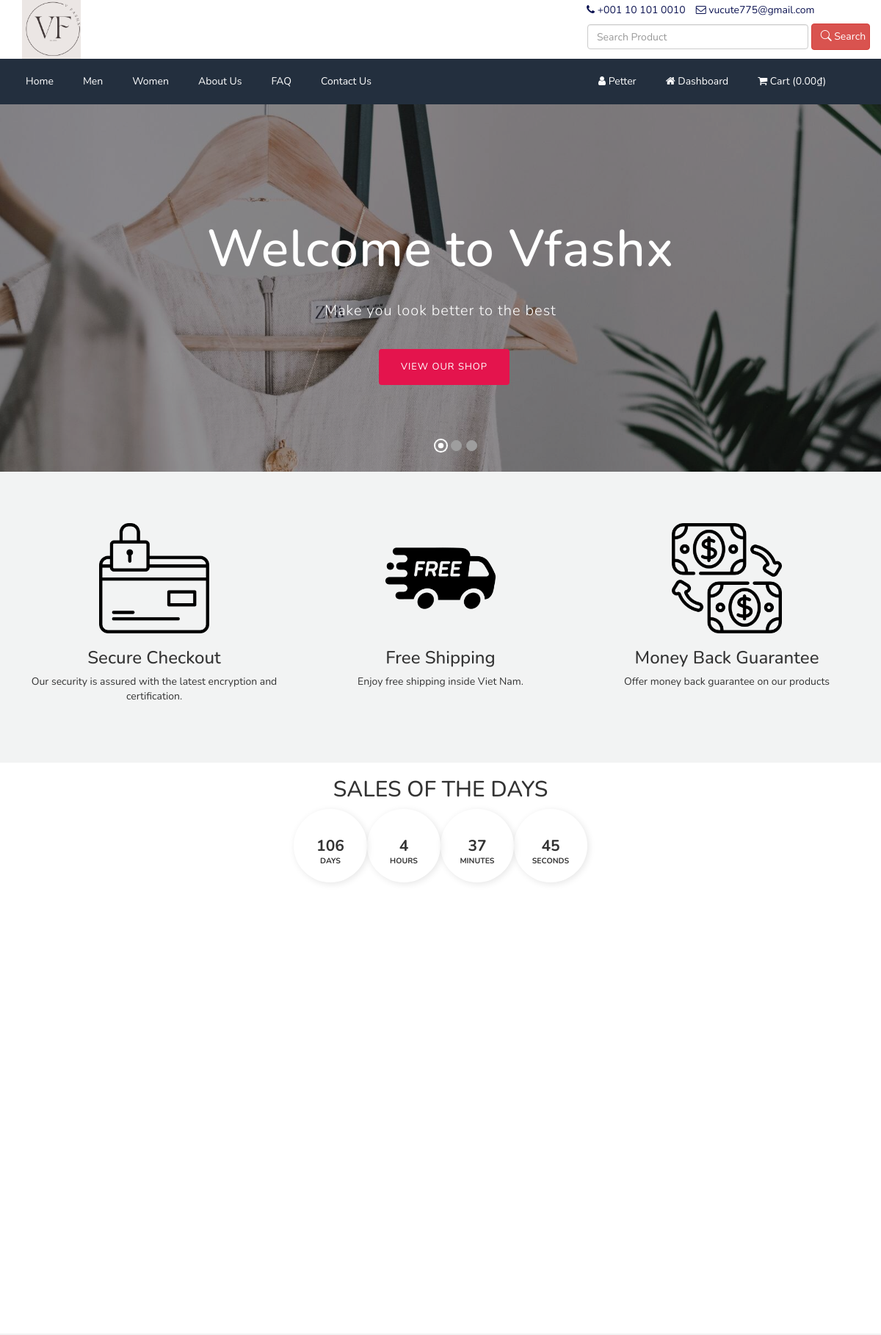
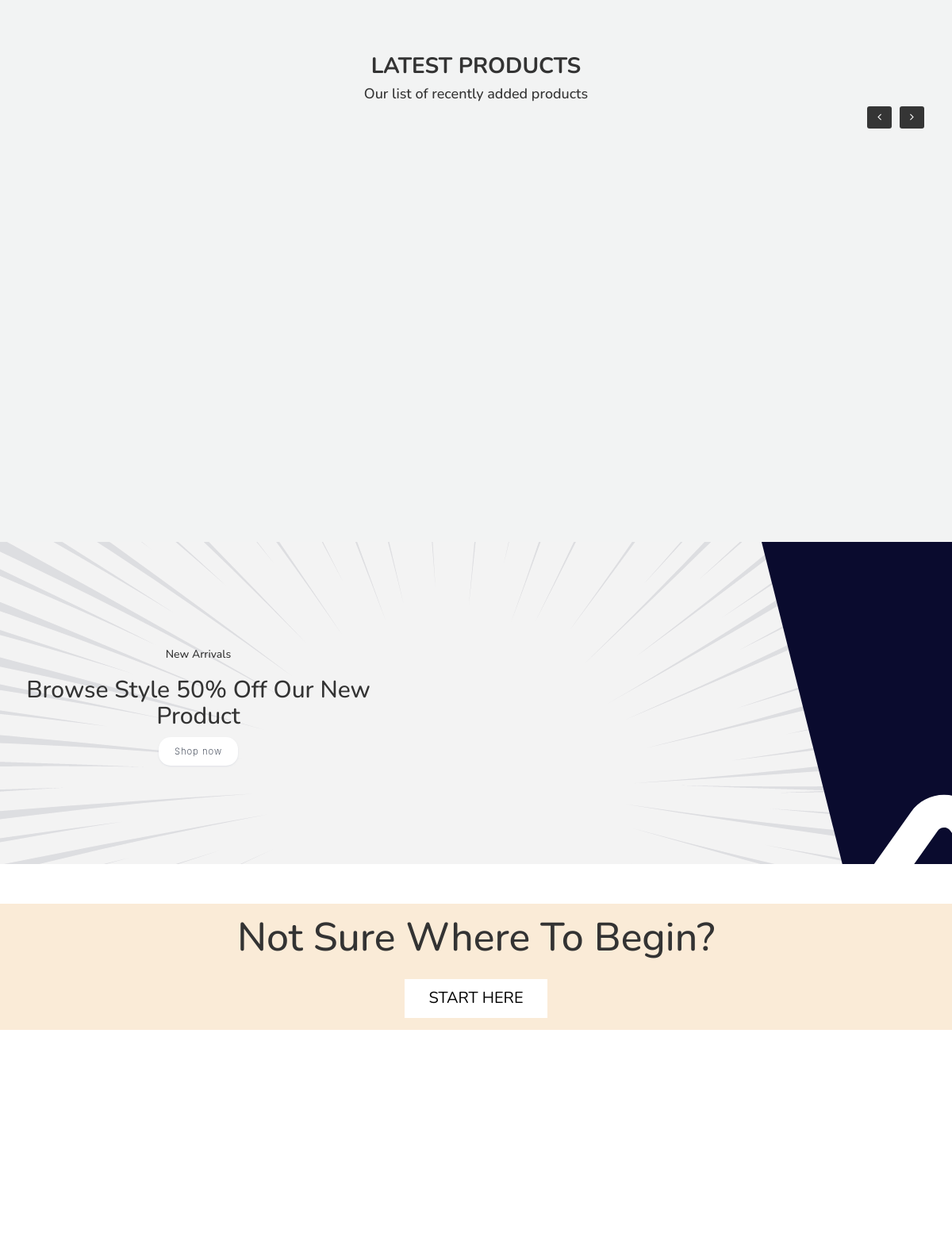
The app's page /vfashx/index.php (signed in, upper part) with its own data (2 pictures, top to bottom).
### tables this page shows
CREATE TABLE `tbl_settings` (
  `id` int(11) NOT NULL,
  `logo` varchar(255) NOT NULL,
  `favicon` varchar(255) NOT NULL,
  `footer_about` text NOT NULL,
  `footer_copyright` text NOT NULL,
  `contact_address` text NOT NULL,
  `contact_email` varchar(255) NOT NULL,
  `contact_phone` varchar(255) NOT NULL,
  `contact_fax` varchar(255) NOT NULL,
  `contact_map_iframe` text NOT NULL,
  `receive_email` varchar(255) NOT NULL,
  `receive_email_subject` varchar(255) NOT NULL,
  `receive_email_thank_you_message` text NOT NULL,
  `forget_password_message` text NOT NULL,
  `total_recent_post_footer` int(10) NOT NULL,
  `total_popular_post_footer` int(10) NOT NULL,
  `total_recent_post_sidebar` int(11) NOT NULL,
  `total_popular_post_sidebar` int(11) NOT NULL,
  `total_featured_product_home` int(11) NOT NULL,
  `total_latest_product_home` int(11) NOT NULL,
  `total_popular_product_home` int(11) NOT NULL,
  `meta_title_home` text NOT NULL,
  `meta_keyword_home` text NOT NULL,
  `meta_description_home` text NOT NULL,
  `banner_login` varchar(255) NOT NULL,
  `banner_registration` varchar(255) NOT NULL,
  `banner_forget_password` varchar(255) NOT NULL,
  `banner_reset_password` varchar(255) NOT NULL,
  `banner_search` varchar(255) NOT NULL,
  `banner_cart` varchar(255) NOT NULL,
  `banner_checkout` varchar(255) NOT NULL,
  `banner_product_category` varchar(255) NOT NULL,
  `banner_blog` varchar(255) NOT NULL,
  `cta_title` varchar(255) NOT NULL,
  `cta_content` text NOT NULL,
  `cta_read_more_text` varchar(255) NOT NULL,
  `cta_read_more_url` varchar(255) NOT NULL,
  `cta_photo` varchar(255) NOT NULL,
  `featured_product_title` varchar(255) NOT NULL,
  `featured_product_subtitle` varchar(255) NOT NULL,
  `latest_product_title` varchar(255) NOT NULL,
  `latest_product_subtitle` varchar(255) NOT NULL,
  `popular_product_title` varchar(255) NOT NULL,
  `popular_product_subtitle` varchar(255) NOT NULL,
  `testimonial_title` varchar(255) NOT NULL,
  `testimonial_subtitle` varchar(255) NOT NULL,
  `testimonial_photo` varchar(255) NOT NULL,
  `blog_title` varchar(255) NOT NULL,
  `blog_subtitle` varchar(255) NOT NULL,
  `newsletter_text` text NOT NULL,
  `paypal_email` varchar(255) NOT NULL,
  `stripe_public_key` varchar(255) NOT NULL,
  `stripe_secret_key` varchar(255) NOT NULL,
  `bank_detail` text NOT NULL,
  `before_head` text NOT NULL,
  `after_body` text NOT NULL,
  `before_body` text NOT NULL,
  `home_service_on_off` int(11) NOT NULL,
  `home_welcome_on_off` int(11) NOT NULL,
  `home_featured_product_on_off` int(11) NOT NULL,
  `home_latest_product_on_off` int(11) NOT NULL,
  `home_popular_product_on_off` int(11) NOT NULL,
  `home_testimonial_on_off` int(11) NOT NULL,
  `home_blog_on_off` int(11) NOT NULL,
  `newsletter_on_off` int(11) NOT NULL,
  `ads_above_welcome_on_off` int(1) NOT NULL,
  `ads_above_featured_product_on_off` int(1) NOT NULL,
  `ads_above_latest_product_on_off` int(1) NOT NULL,
  `ads_above_popular_product_on_off` int(1) NOT NULL,
  `ads_above_testimonial_on_off` int(1) NOT NULL,
  `ads_category_sidebar_on_off` int(1) NOT NULL
);

CREATE TABLE `tbl_top_category` (
  `tcat_id` int(11) NOT NULL,
  `tcat_name` varchar(255) NOT NULL,
  `show_on_menu` int(1) NOT NULL
);

CREATE TABLE `tbl_page` (
  `id` int(11) NOT NULL,
  `about_title` varchar(255) NOT NULL,
  `about_content` text NOT NULL,
  `about_banner` varchar(255) NOT NULL,
  `about_meta_title` varchar(255) NOT NULL,
  `about_meta_keyword` text NOT NULL,
  `about_meta_description` text NOT NULL,
  `faq_title` varchar(255) NOT NULL,
  `faq_banner` varchar(255) NOT NULL,
  `faq_meta_title` varchar(255) NOT NULL,
  `faq_meta_keyword` text NOT NULL,
  `faq_meta_description` text NOT NULL,
  `blog_title` varchar(255) NOT NULL,
  `blog_banner` varchar(255) NOT NULL,
  `blog_meta_title` varchar(255) NOT NULL,
  `blog_meta_keyword` text NOT NULL,
  `blog_meta_description` text NOT NULL,
  `contact_title` varchar(255) NOT NULL,
  `contact_banner` varchar(255) NOT NULL,
  `contact_meta_title` varchar(255) NOT NULL,
  `contact_meta_keyword` text NOT NULL,
  `contact_meta_description` text NOT NULL,
  `pgallery_title` varchar(255) NOT NULL,
  `pgallery_banner` varchar(255) NOT NULL,
  `pgallery_meta_title` varchar(255) NOT NULL,
  `pgallery_meta_keyword` text NOT NULL,
  `pgallery_meta_description` text NOT NULL,
  `vgallery_title` varchar(255) NOT NULL,
  `vgallery_banner` varchar(255) NOT NULL,
  `vgallery_meta_title` varchar(255) NOT NULL,
  `vgallery_meta_keyword` text NOT NULL,
  `vgallery_meta_description` text NOT NULL
);

CREATE TABLE `tbl_slider` (
  `id` int(11) NOT NULL,
  `photo` varchar(255) NOT NULL,
  `heading` varchar(255) NOT NULL,
  `content` text NOT NULL,
  `button_text` varchar(255) NOT NULL,
  `button_url` varchar(255) NOT NULL,
  `position` varchar(255) NOT NULL
);

CREATE TABLE `tbl_service` (
  `id` int(11) NOT NULL,
  `title` varchar(255) NOT NULL,
  `content` text NOT NULL,
  `photo` varchar(255) NOT NULL
);

### vfashx/index.php (the view, shortened to what the rows shown need)
<?php require_once('header.php'); ?>
<?php
$statement = $pdo->prepare("SELECT * FROM tbl_settings WHERE id=1");
$statement->execute();
$result = $statement->fetchAll(PDO::FETCH_ASSOC);
foreach ($result as $row) {
    $latest_product_title = $row['latest_product_title'];
    $latest_product_subtitle = $row['latest_product_subtitle'];
    $home_service_on_off = $row['home_service_on_off'];
    $home_latest_product_on_off = $row['home_latest_product_on_off'];
}
?>
<div id="bootstrap-touch-slider" class="carousel bs-slider fade control-round indicators-line" data-ride="carousel" data-pause="hover" data-interval="false">
    <ol class="carousel-indicators">
        <?php
        $i = 0;
        $statement = $pdo->prepare("SELECT * FROM tbl_slider");
        $statement->execute();
        $result = $statement->fetchAll(PDO::FETCH_ASSOC);
        foreach ($result as $row) {
        ?>
            <li data-target="#bootstrap-touch-slider" data-slide-to="<?php echo $i; ?>" <?php if ($i == 0) {
                                                                                            echo 'class="active"';
                                                                                        } ?>></li>
        <?php
            $i++;
        }
        ?>
    </ol>
    <div class="carousel-inner" role="listbox">
        <?php
        $i = 0;
        $statement = $pdo->prepare("SELECT * FROM tbl_slider");
        $statement->execute();
        $result = $statement->fetchAll(PDO::FETCH_ASSOC);
        foreach ($result as $row) {
        ?>
            <div class="item <?php if ($i == 0) {
                                    echo 'active';
                                } ?>" style="background-image:url(assets/uploads/<?php echo $row['photo']; ?>);">
                <div class="bs-slider-overlay"></div>
                <div class="container">
                    <div class="row">
                        <div class="slide-text <?php if ($row['position'] == 'Left') {
                                                    echo 'slide_style_left';
                                                } elseif ($row['position'] == 'Center') {
                                                    echo 'slide_style_center';
                                                } elseif ($row['position'] == 'Right') {
                                                    echo 'slide_style_right';
                                                } ?>">
                            <h1 data-animation="animated <?php if ($row['position'] == 'Left') {
                                                                echo 'zoomInLeft';
                                                            } elseif ($row['position'] == 'Center') {
                                                                echo 'flipInX';
                                                            } elseif ($row['position'] == 'Right') {
                                                                echo 'zoomInRight';
                                                            } ?>"><?php echo $row['heading']; ?></h1>
                            <p data-animation="animated <?php if ($row['position'] == 'Left') {
                                                            echo 'fadeInLeft';
                                                        } elseif ($row['position'] == 'Center') {
                                                            echo 'fadeInDown';
                                                        } elseif ($row['position'] == 'Right') {
                                                            echo 'fadeInRight';
                                                        } ?>"><?php echo nl2br($row['content']); ?></p>
                            <a href="<?php echo $row['button_url']; ?>" target="_blank" class="btn btn-primary" data-animation="animated <?php if ($row['position'] == 'Left') {
                                                                                                                                                echo 'fadeInLeft';
                                                                                                                                            } elseif ($row['position'] == 'Center') {
                                                                                                                                                echo 'fadeInDown';
                                                                                                                                            } elseif ($row['position'] == 'Right') {
                                                                                                                                                echo 'fadeInRight';
                                                                                                                                            } ?>"><?php echo $row['button_text']; ?></a>
                        </div>
                    </div>
                </div>
            </div>
        <?php
            $i++;
        }
        ?>
    </div>
</div>
<?php if ($home_service_on_off == 1) : ?>
    <div class="service bg-gray">
        <div class="container">
            <div class="row">
                <?php
                $statement = $pdo->prepare("SELECT * FROM tbl_service");
                $statement->execute();
                $result = $statement->fetchAll(PDO::FETCH_ASSOC);
                foreach ($result as $row) {
                ?>
                    <div class="col-md-4">
                        <div class="item">
                            <div class="photo"><img src="assets/uploads/<?php echo $row['photo']; ?>" width="150px" alt="<?php echo $row['title']; ?>"></div>
                            <h3><?php echo $row['title']; ?></h3>
                            <p>
                                <?php echo nl2br($row['content']); ?>
                            </p>
                        </div>
                    </div>
                <?php
                }
                ?>
            </div>
        </div>
    </div>
<?php endif; ?>
<div class="py-5">
    <div class="container">
        <div class="row">
            <div class="col-md-12 ">
                <div class="py-1">
                    <div class="mx-auto">
                        <div class="rounded bg-gradient-1 text-dark p-5 text-center">
                            <h2 class="mb-4 font-weight-bold text-uppercase">SALES Of The days </h2>
                        </div>
                    </div>
                </div>
            </div>
        </div>
    </div>
</div>
<?php if ($home_latest_product_on_off == 1) : ?>
    <div class="product bg-gray pt_70 pb_30">
        <div class="container">
            <div class="row">
                <div class="col-md-12">
                    <div class="headline">
                        <h2><?php echo $latest_product_title; ?></h2>
                        <h3><?php echo $latest_product_subtitle; ?></h3>
                    </div>
                </div>
            </div>
            <div class="row  ">
                <div class="col-md-12">
                    <div class="product-carousel">
                    </div>
                </div>
            </div>
        </div>
    </div>
<?php endif; ?>
<div class="py-5" style="background-image:url('assets/img/background.png'); width: 100%; height:100%px;margin-bottom: 50px;">
    <div class="nd_video">
        <div class="nd_video1">
            <h2>Browse Style 50% Off Our New Product</h2>
        </div>
    </div>
</div>
<?php require_once('footer.php'); ?>

### vfashx/header.php (shortened to what the rows shown need)
<?php
include("admin/inc/config.php");
$statement = $pdo->prepare("SELECT * FROM tbl_settings WHERE id=1");
$statement->execute();
$result = $statement->fetchAll(PDO::FETCH_ASSOC);
foreach ($result as $row) {
	$logo = $row['logo'];
	$contact_email = $row['contact_email'];
	$contact_phone = $row['contact_phone'];
}
?>
<!DOCTYPE html>
<html lang="en">
<head>
	<link rel="stylesheet" href="assets/css/custom.css">
	<link rel="stylesheet" href="assets/css/bootstrap.min.css">
	<link rel="stylesheet" href="assets/css/font-awesome.min.css">
	<link rel="stylesheet" href="assets/css/owl.carousel.min.css">
	<link rel="stylesheet" href="assets/css/owl.theme.default.min.css">
	<link rel="stylesheet" href="assets/css/jquery.bxslider.min.css">
	<link rel="stylesheet" href="assets/css/magnific-popup.css">
	<link rel="stylesheet" href="assets/css/rating.css">
	<link rel="stylesheet" href="assets/css/spacing.css">
	<link rel="stylesheet" href="assets/css/bootstrap-touch-slider.css">
	<link rel="stylesheet" href="assets/css/animate.min.css">
	<link rel="stylesheet" href="assets/css/tree-menu.css">
	<link rel="stylesheet" href="assets/css/select2.min.css">
	<link rel="stylesheet" href="assets/css/main.css">
	<link rel="stylesheet" href="assets/css/responsive.css">
	<link rel="stylesheet" href="https://cdn.jsdelivr.net/npm/bootstrap-icons@1.10.3/font/bootstrap-icons.css">
	<?php
	$statement = $pdo->prepare("SELECT * FROM tbl_page WHERE id=1");
	$statement->execute();
	$result = $statement->fetchAll(PDO::FETCH_ASSOC);
	?>
</head>
<body>
	<div class="header">
		<div class="container">
			<div class="row inner">
				<div class="col-md-8 logo">
					<div class="left"><a href="index.php"><img src="assets/uploads/<?php echo $logo; ?>" alt="logo image"></a></div>
				</div>
				<div class="col-md-4 search-area">
					<div class="row">
						<div class="right">
							<ul>
								<li><i class="fa fa-phone"></i> <?php echo $contact_phone; ?></li>
								<li><i class="fa fa-envelope-o"></i> <?php echo $contact_email; ?></li>
							</ul>
						</div>
					</div>
				</div>
			</div>
		</div>
	</div>
	<div class="nav">
		<div class="container">
			<div class="row">
				<div class="col-md-8 pl_0 pr_0">
					<div class="menu-container">
						<div class="menu">
							<ul>
								<?php
								$statement = $pdo->prepare("SELECT * FROM tbl_top_category WHERE show_on_menu=1");
								$statement->execute();
								$result = $statement->fetchAll(PDO::FETCH_ASSOC);
								foreach ($result as $row) {
								?>
									<li><a href="product-category.php?id=<?php echo $row['tcat_id']; ?>&type=top-category"><?php echo $row['tcat_name']; ?></a>
									</li>
								<?php
								}
								?>
								<?php
								$statement = $pdo->prepare("SELECT * FROM tbl_page WHERE id=1");
								$statement->execute();
								$result = $statement->fetchAll(PDO::FETCH_ASSOC);
								foreach ($result as $row) {
									$about_title = $row['about_title'];
									$faq_title = $row['faq_title'];
									$contact_title = $row['contact_title'];
								}
								?>
								<li><a href="about.php"><?php echo $about_title; ?></a></li>
								<li><a href="faq.php"><?php echo $faq_title; ?></a></li>
								<li><a href="contact.php"><?php echo $contact_title; ?></a></li>
							</ul>
						</div>
					</div>
				</div>
			</div>
		</div>
	</div>

### records on screen
tbl_settings: logo (picture), contact_phone "+001 10 101 0010", contact_email "vucute775@gmail.com", latest_product_title "LATEST PRODUCTS", latest_product_subtitle "Our list of recently added products"
tbl_top_category: tcat_name "Men"
tbl_top_category: tcat_name "Women"
tbl_page: about_title "About Us", faq_title "FAQ", contact_title "Contact Us"
tbl_slider: photo (picture), heading "Welcome to Vfashx", content "Make you look better to the best", button_text "VIEW OUR SHOP"
tbl_service: photo (picture), title "Secure Checkout", content "Our security is assured with the latest encryption and certification."
tbl_service: photo (picture), title "Free Shipping", content "Enjoy free shipping inside Viet Nam."
tbl_service: photo (picture), title "Money Back Guarantee", content "Offer money back guarantee on our products"

### other values on screen
LANG_VALUE_3 "Search"
$_SESSION['customer']['cust_name'] "Petter"
LANG_VALUE_89 "Dashboard"
LANG_VALUE_18 "Cart"
LANG_VALUE_164 "₫"
